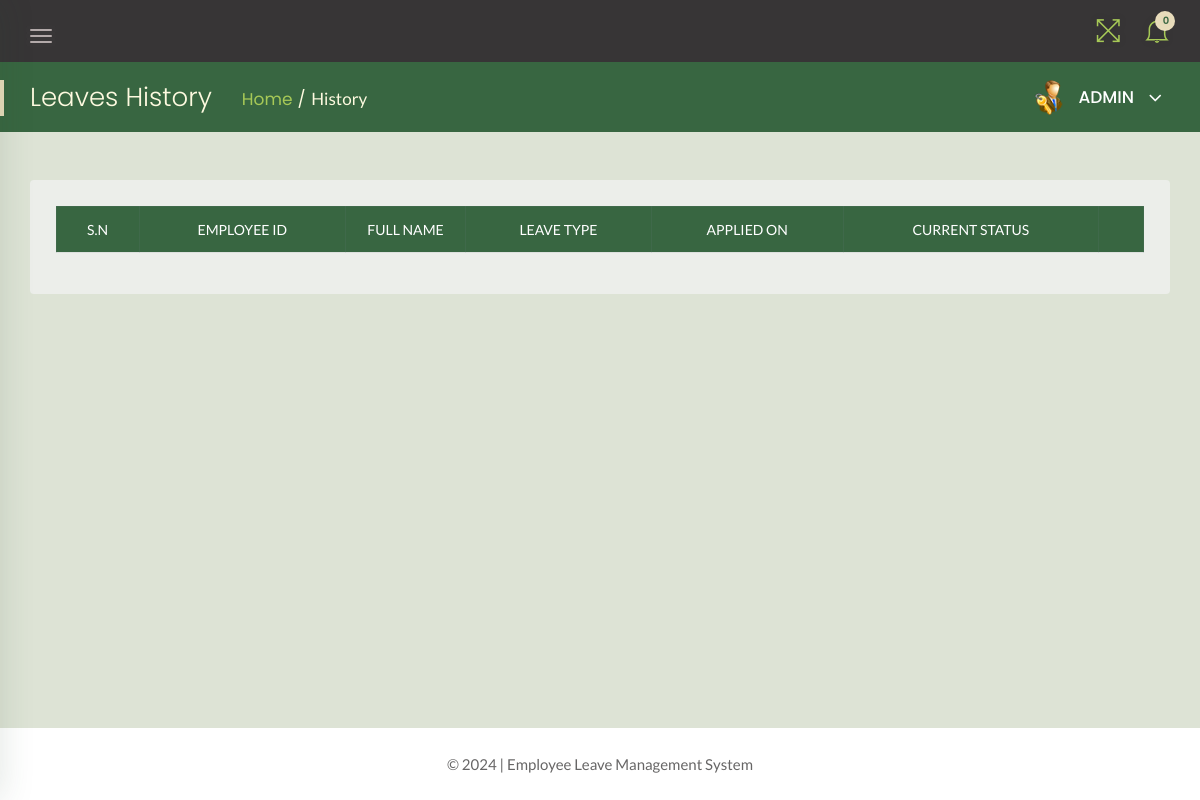
/admin/leave-history.php (signed in), run on an earlier commit of the app's database.
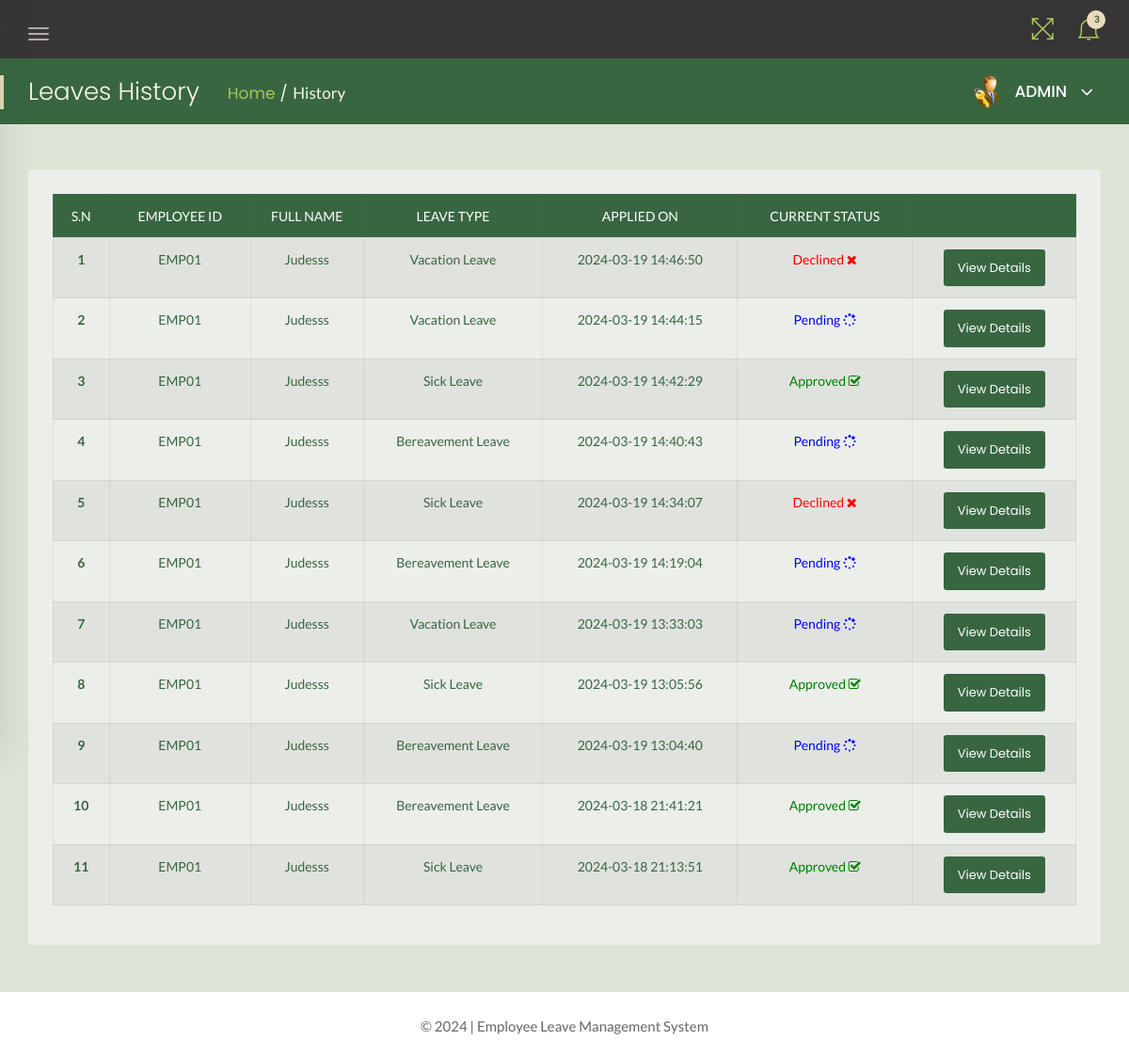
And on a later commit of the database.
### tables this page shows
CREATE TABLE `leave_requests` (
  `SN` int(10) NOT NULL,
  `requestee` varchar(50) DEFAULT NULL,
  `leaveType` varchar(255) DEFAULT NULL,
  `appliedOn` timestamp NOT NULL DEFAULT current_timestamp() ON UPDATE current_timestamp(),
  `status` int(1) NOT NULL,
  `isRead` int(1) NOT NULL,
  `startDate` varchar(120) NOT NULL,
  `endDate` varchar(120) NOT NULL,
  `amount` int(2) NOT NULL,
  `description` mediumtext NOT NULL,
  `effectiveDate` int(11) NOT NULL,
  `AdminRemark` mediumtext DEFAULT NULL,
  `AdminRemarkDate` varchar(120) DEFAULT NULL
);

CREATE TABLE `employee` (
  `SN` int(10) NOT NULL,
  `empCode` varchar(50) NOT NULL,
  `fName` varchar(255) NOT NULL,
  `department` varchar(50) NOT NULL,
  `position` varchar(50) NOT NULL,
  `email` varchar(50) NOT NULL,
  `password` varchar(50) NOT NULL,
  `status` int(1) NOT NULL
);

### admin/leave-history.php (the view, shortened to what the changed rows need)
<?php
    include('../includes/dbconn.php');
    if(strlen($_SESSION['alogin'])==0){
        header('location:index.php');
    } else {
 ?>
<!doctype html>
<html class="no-js" lang="en">
<head>
    <link rel="stylesheet" href="../assets/css/bootstrap.min.css">
    <link rel="stylesheet" href="../assets/css/font-awesome.min.css">
    <link rel="stylesheet" href="../assets/css/themify-icons.css">
    <link rel="stylesheet" href="../assets/css/metisMenu.css">
    <link rel="stylesheet" href="../assets/css/owl.carousel.min.css">
    <link rel="stylesheet" href="../assets/css/slicknav.min.css">
    <link rel="stylesheet" href="https://www.amcharts.com/lib/3/plugins/export/export.css" type="text/css" media="all" />
    <link rel="stylesheet" type="text/css" href="https://cdn.datatables.net/1.10.19/css/jquery.dataTables.css">
    <link rel="stylesheet" type="text/css" href="https://cdn.datatables.net/1.10.18/css/dataTables.bootstrap4.min.css">
    <link rel="stylesheet" type="text/css" href="https://cdn.datatables.net/responsive/2.2.3/css/responsive.bootstrap.min.css">
    <link rel="stylesheet" type="text/css" href="https://cdn.datatables.net/responsive/2.2.3/css/responsive.jqueryui.min.css">
    <link rel="stylesheet" href="../assets/css/typography.css">
    <link rel="stylesheet" href="../assets/css/default-css.css">
    <link rel="stylesheet" href="../assets/css/styles.css">
    <link rel="stylesheet" href="../assets/css/responsive.css">
</head>
<body>
    <div class="page-container">
        <div class="main-content">
            <div class="header-area">
                <div class="row align-items-center">
                    <div class="col-md-6 col-sm-8 clearfix">
                        <div class="nav-btn pull-left">
                            <span></span>
                            <span></span>
                            <span></span>
                        </div>
                    </div>
                    <div class="col-md-6 col-sm-4 clearfix">
                        <ul class="notification-area pull-right">
                            <li id="full-view"><i class="ti-fullscreen"></i></li>
                            <?php include '../includes/admin-notification.php'?>
                        </ul>
                    </div>
                </div>
            </div>
            <div class="page-title-area">
                <div class="row align-items-center">
                    <div class="col-sm-6">
                        <div class="breadcrumbs-area clearfix">
                            <h4 class="page-title pull-left">Leaves History</h4>
                            <ul class="breadcrumbs pull-left">
                                <li><a href="dashboard.php">Home</a></li>
                                <li><span>History</span></li>
                            </ul>
                        </div>
                    </div>
                    <div class="col-sm-6 clearfix">
                        <div class="user-profile pull-right">
                            <img class="avatar user-thumb" src="../assets/images/admin.png" alt="avatar">
                            <h4 class="user-name dropdown-toggle" data-toggle="dropdown">ADMIN <i class="fa fa-angle-down"></i></h4>
                        </div>
                    </div>
                </div>
            </div>
            <div class="main-content-inner">
                <div class="row">
                                <div class="col-12 mt-5">
                                    <div class="card">
                                        <div class="card-body">
                                        <div class="data-tables datatable-dark">
                                            <div class="table-responsive">
                                                <table class="table table-hover table-striped table-bordered progress-table text-center">
                                                <thead class="text-uppercase">
                                                <tr>
                                                        <td>S.N</td>
                                                        <td>Employee ID</td>
                                                        <td width="120">Full Name</td>
                                                        <td>Leave Type</td>
                                                        <td>Applied On</td>
                                                        <td>Current Status</td>
                                                        <td></td>
                                                    </tr>
                                                </thead>
                                                <tbody>
                                                <?php
                                                    $sql = "SELECT leave_requests.SN as lid,employee.fName,employee.empCode,employee.SN,leave_requests.leaveType,leave_requests.appliedOn,leave_requests.status from leave_requests join employee on leave_requests.requestee = employee.empCode order by lid desc";
                                                    $query = $dbh -> prepare($sql);
                                                    $query->execute();
                                                    $results = $query->fetchAll(PDO::FETCH_OBJ);
                                                    $cnt = 1;
                                                    if($query->rowCount() > 0){
                                                    foreach($results as $result)
                                                    {
                                                ?>
                                        <tr>
                                            <td> <b><?php echo htmlentities($cnt);?></b></td>
                                            <td><?php echo htmlentities($result->empCode);?></td>
                                            <td><?php echo htmlentities($result->fName);?></td>
                                            <td><?php echo htmlentities($result->leaveType);?></td>
                                            <td><?php echo htmlentities($result->appliedOn);?></td>
                                            <td><?php $stats = $result->status;
                                            if($stats==1){
                                             ?>
                                                 <span style="color: green">Approved <i class="fa fa-check-square-o"></i></span>
                                                 <?php } if($stats==2)  { ?>
                                                <span style="color: red">Declined <i class="fa fa-times"></i></span>
                                                 <?php } if($stats==0)  { ?>
                                            <span style="color: blue">Pending <i class="fa fa-spinner"></i></span>
                                            <?php } ?>
                                             </td>
                                            <td><a href="employeeLeave-details.php?leaveid=<?php echo htmlentities($result->lid);?>" class="btn btn-secondary btn-sm">View Details</a></td>
                                            </tr>
                                                <?php $cnt++;} }?>
                                            </tbody>
                                                </table>
                                            </div>
                                        </div>
                                        </div>
                                    </div>
                                </div>
                </div>
                </div>
            </div>
            <?php include '../includes/footer.php' ?>
        </div>
</body>
</html>
<?php } ?>

### includes/admin-notification.php (shortened to what the changed rows need)
<link rel="stylesheet" href="../assets/css/styles.css">
<?php
    include 'dbconn.php';
    $isread = 0;
    $sql = "SELECT SN from leave_requests where isRead = :isread";
    $query = $dbh -> prepare($sql);
    $query->bindParam(':isread',$isread,PDO::PARAM_STR);
    $query->execute();
    $unreadcount = $query->rowCount();
?>
    <li class="dropdown">
        <i class="ti-bell dropdown-toggle" data-toggle="dropdown">
            <span><?php echo htmlentities($unreadcount);?></span>
            </i>
     </li>

What changed in the data, as far as the page shows it:
added leave_requests: employee.empCode "EMP01", employee.fName "Judesss", leaveType "Vacation Leave", appliedOn "2024-03-19 14:46:50", status "Declined"
added leave_requests: employee.empCode "EMP01", employee.fName "Judesss", leaveType "Vacation Leave", appliedOn "2024-03-19 14:44:15", status "Pending"
added leave_requests: employee.empCode "EMP01", employee.fName "Judesss", leaveType "Sick Leave", appliedOn "2024-03-19 14:42:29", status "Approved"
added leave_requests: employee.empCode "EMP01", employee.fName "Judesss", leaveType "Bereavement Leave", appliedOn "2024-03-19 14:40:43", status "Pending"
added leave_requests: employee.empCode "EMP01", employee.fName "Judesss", leaveType "Sick Leave", appliedOn "2024-03-19 14:34:07", status "Declined"
added leave_requests: employee.empCode "EMP01", employee.fName "Judesss", leaveType "Bereavement Leave", appliedOn "2024-03-19 14:19:04", status "Pending"
added leave_requests: employee.empCode "EMP01", employee.fName "Judesss", leaveType "Vacation Leave", appliedOn "2024-03-19 13:33:03", status "Pending"
added leave_requests: employee.empCode "EMP01", employee.fName "Judesss", leaveType "Sick Leave", appliedOn "2024-03-19 13:05:56", status "Approved"
added leave_requests: employee.empCode "EMP01", employee.fName "Judesss", leaveType "Bereavement Leave", appliedOn "2024-03-19 13:04:40", status "Pending"
added leave_requests: employee.empCode "EMP01", employee.fName "Judesss", leaveType "Bereavement Leave", appliedOn "2024-03-18 21:41:21", status "Approved"
added leave_requests: employee.empCode "EMP01", employee.fName "Judesss", leaveType "Sick Leave", appliedOn "2024-03-18 21:13:51", status "Approved"
Also different on the page:
$unreadcount: "0" → "3"
